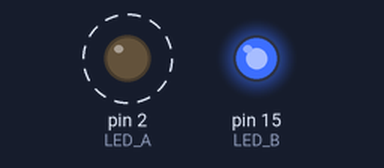
Bench run of a sketch on a simulated Arduino Uno, built with avr-gcc and run on an emulated ATmega328P. Shown: output pins drawn as LEDs (lit = HIGH). Dashed ring = blinking.

Above: at 0.19 s.
At 2.3 s:
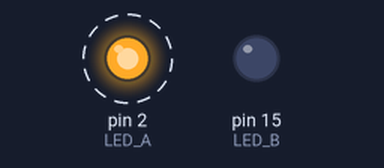
Timing chart, 0 to 3.5 s (numbered marks = the images above):
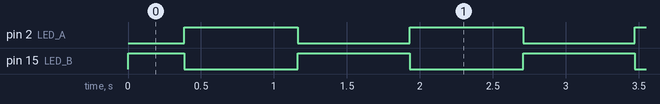

Measured:
- by itself, pin 2 (LED_A): alternates HIGH for 0.78 s and LOW for 0.77 s
- by itself, pin 15 (LED_B): repeats every 1.5 s: LOW 0.78 s, HIGH 0.77 s

The sketch:

exo6.ino
```cpp
// 双通道反相PWM 警车渐变双闪灯
#define LED_A 2    // 第一个LED
#define LED_B 15   // 第二个LED

int pwmVal = 0;
int step = 2;     // 调大数值整体加快渐变速度

void setup()
{
  pinMode(LED_A, OUTPUT);
  pinMode(LED_B, OUTPUT);
}

void loop()
{
  // A渐亮，B同步渐暗，严格反相
  analogWrite(LED_A, pwmVal);
  analogWrite(LED_B, 255 - pwmVal);

  pwmVal += step;
  // 到达极值反转方向
  if(pwmVal >= 255 || pwmVal <= 0)
  {
    step = -step;
  }

  delay(6);  // 缩短延时，整体节奏更快更顺滑
}
```
